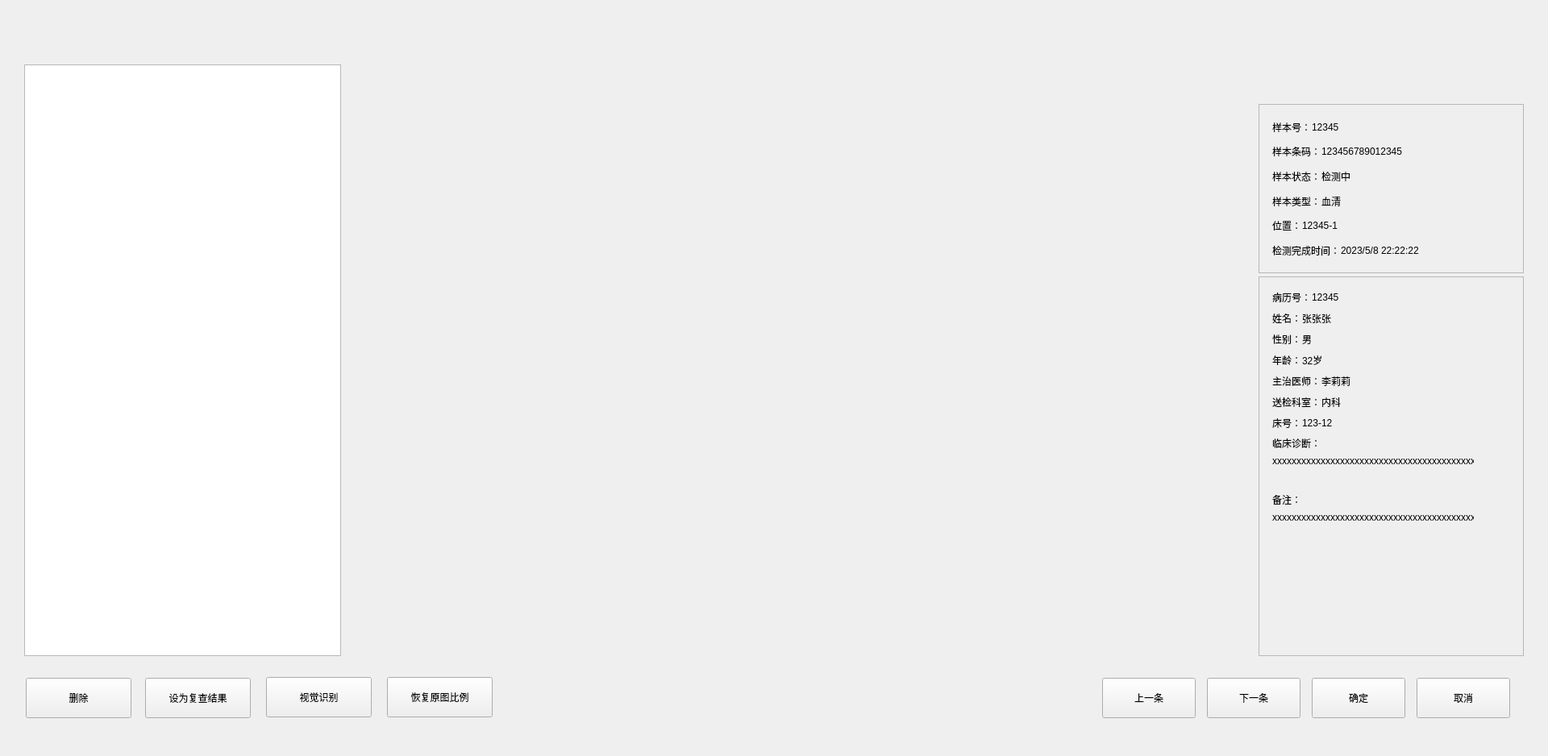
<?xml version="1.0" encoding="UTF-8"?>
<ui version="4.0">
 <class>ItemResultDetailDlg</class>
 <widget class="BaseDlg" name="ItemResultDetailDlg">
  <property name="geometry">
   <rect>
    <x>0</x>
    <y>0</y>
    <width>1920</width>
    <height>938</height>
   </rect>
  </property>
  <property name="windowTitle">
   <string>ItemResultDetailDlg</string>
  </property>
  <widget class="QTableWidget" name="AssayResTbl">
   <property name="geometry">
    <rect>
     <x>30</x>
     <y>80</y>
     <width>393</width>
     <height>734</height>
    </rect>
   </property>
   <property name="showGrid">
    <bool>false</bool>
   </property>
   <attribute name="horizontalHeaderHighlightSections">
    <bool>false</bool>
   </attribute>
   <attribute name="verticalHeaderDefaultSectionSize">
    <number>46</number>
   </attribute>
  </widget>
  <widget class="QStackedWidget" name="AssayDetailStkWgt">
   <property name="geometry">
    <rect>
     <x>427</x>
     <y>80</y>
     <width>1130</width>
     <height>746</height>
    </rect>
   </property>
   <property name="tabs" stdset="0">
    <string>sub</string>
   </property>
  </widget>
  <widget class="QFrame" name="PatienInfoFrame">
   <property name="geometry">
    <rect>
     <x>1561</x>
     <y>343</y>
     <width>329</width>
     <height>471</height>
    </rect>
   </property>
   <property name="frameShape">
    <enum>QFrame::StyledPanel</enum>
   </property>
   <property name="frameShadow">
    <enum>QFrame::Raised</enum>
   </property>
   <property name="borders" stdset="0">
    <string>all</string>
   </property>
   <property name="bks" stdset="0">
    <string>gray</string>
   </property>
   <layout class="QVBoxLayout" name="verticalLayout_4">
    <property name="leftMargin">
     <number>16</number>
    </property>
    <property name="topMargin">
     <number>15</number>
    </property>
    <property name="rightMargin">
     <number>0</number>
    </property>
    <property name="bottomMargin">
     <number>15</number>
    </property>
    <item>
     <layout class="QHBoxLayout" name="horizontalLayout_6">
      <property name="spacing">
       <number>1</number>
      </property>
      <item>
       <widget class="QLabel" name="CaseNoLab">
        <property name="text">
         <string>病历号：</string>
        </property>
        <property name="alignment">
         <set>Qt::AlignLeading|Qt::AlignLeft|Qt::AlignVCenter</set>
        </property>
       </widget>
      </item>
      <item>
       <widget class="QLabel" name="CaseNoValLab">
        <property name="text">
         <string>12345</string>
        </property>
        <property name="alignment">
         <set>Qt::AlignLeading|Qt::AlignLeft|Qt::AlignVCenter</set>
        </property>
       </widget>
      </item>
      <item>
       <spacer name="horizontalSpacer_6">
        <property name="orientation">
         <enum>Qt::Horizontal</enum>
        </property>
        <property name="sizeHint" stdset="0">
         <size>
          <width>40</width>
          <height>20</height>
         </size>
        </property>
       </spacer>
      </item>
     </layout>
    </item>
    <item>
     <layout class="QHBoxLayout" name="horizontalLayout_7">
      <property name="spacing">
       <number>1</number>
      </property>
      <item>
       <widget class="QLabel" name="NameLab">
        <property name="text">
         <string>姓名：</string>
        </property>
        <property name="alignment">
         <set>Qt::AlignLeading|Qt::AlignLeft|Qt::AlignVCenter</set>
        </property>
       </widget>
      </item>
      <item>
       <widget class="QLabel" name="NameValLab">
        <property name="text">
         <string>张张张</string>
        </property>
        <property name="alignment">
         <set>Qt::AlignLeading|Qt::AlignLeft|Qt::AlignVCenter</set>
        </property>
       </widget>
      </item>
      <item>
       <spacer name="horizontalSpacer_7">
        <property name="orientation">
         <enum>Qt::Horizontal</enum>
        </property>
        <property name="sizeHint" stdset="0">
         <size>
          <width>40</width>
          <height>20</height>
         </size>
        </property>
       </spacer>
      </item>
     </layout>
    </item>
    <item>
     <layout class="QHBoxLayout" name="horizontalLayout_8">
      <property name="spacing">
       <number>1</number>
      </property>
      <item>
       <widget class="QLabel" name="GenderLab">
        <property name="text">
         <string>性别：</string>
        </property>
        <property name="alignment">
         <set>Qt::AlignLeading|Qt::AlignLeft|Qt::AlignVCenter</set>
        </property>
       </widget>
      </item>
      <item>
       <widget class="QLabel" name="GenderValLab">
        <property name="text">
         <string>男</string>
        </property>
        <property name="alignment">
         <set>Qt::AlignLeading|Qt::AlignLeft|Qt::AlignVCenter</set>
        </property>
       </widget>
      </item>
      <item>
       <spacer name="horizontalSpacer_8">
        <property name="orientation">
         <enum>Qt::Horizontal</enum>
        </property>
        <property name="sizeHint" stdset="0">
         <size>
          <width>40</width>
          <height>20</height>
         </size>
        </property>
       </spacer>
      </item>
     </layout>
    </item>
    <item>
     <layout class="QHBoxLayout" name="horizontalLayout_9">
      <property name="spacing">
       <number>1</number>
      </property>
      <item>
       <widget class="QLabel" name="AgeLab">
        <property name="text">
         <string>年龄：</string>
        </property>
        <property name="alignment">
         <set>Qt::AlignLeading|Qt::AlignLeft|Qt::AlignVCenter</set>
        </property>
       </widget>
      </item>
      <item>
       <widget class="QLabel" name="AgeValLab">
        <property name="text">
         <string>32岁</string>
        </property>
        <property name="alignment">
         <set>Qt::AlignLeading|Qt::AlignLeft|Qt::AlignVCenter</set>
        </property>
       </widget>
      </item>
      <item>
       <spacer name="horizontalSpacer_9">
        <property name="orientation">
         <enum>Qt::Horizontal</enum>
        </property>
        <property name="sizeHint" stdset="0">
         <size>
          <width>40</width>
          <height>20</height>
         </size>
        </property>
       </spacer>
      </item>
     </layout>
    </item>
    <item>
     <layout class="QHBoxLayout" name="horizontalLayout_10">
      <property name="spacing">
       <number>1</number>
      </property>
      <item>
       <widget class="QLabel" name="VisitingDoctorLab">
        <property name="text">
         <string>主治医师：</string>
        </property>
        <property name="alignment">
         <set>Qt::AlignLeading|Qt::AlignLeft|Qt::AlignVCenter</set>
        </property>
       </widget>
      </item>
      <item>
       <widget class="QLabel" name="VisitingDoctorValLab">
        <property name="text">
         <string>李莉莉</string>
        </property>
        <property name="alignment">
         <set>Qt::AlignLeading|Qt::AlignLeft|Qt::AlignVCenter</set>
        </property>
       </widget>
      </item>
      <item>
       <spacer name="horizontalSpacer_10">
        <property name="orientation">
         <enum>Qt::Horizontal</enum>
        </property>
        <property name="sizeHint" stdset="0">
         <size>
          <width>40</width>
          <height>20</height>
         </size>
        </property>
       </spacer>
      </item>
     </layout>
    </item>
    <item>
     <layout class="QHBoxLayout" name="horizontalLayout_11">
      <property name="spacing">
       <number>1</number>
      </property>
      <item>
       <widget class="QLabel" name="DepartmentLab">
        <property name="text">
         <string>送检科室：</string>
        </property>
        <property name="alignment">
         <set>Qt::AlignLeading|Qt::AlignLeft|Qt::AlignVCenter</set>
        </property>
       </widget>
      </item>
      <item>
       <widget class="QLabel" name="DepartmentValLab">
        <property name="text">
         <string>内科</string>
        </property>
        <property name="alignment">
         <set>Qt::AlignLeading|Qt::AlignLeft|Qt::AlignVCenter</set>
        </property>
       </widget>
      </item>
      <item>
       <spacer name="horizontalSpacer_11">
        <property name="orientation">
         <enum>Qt::Horizontal</enum>
        </property>
        <property name="sizeHint" stdset="0">
         <size>
          <width>40</width>
          <height>20</height>
         </size>
        </property>
       </spacer>
      </item>
     </layout>
    </item>
    <item>
     <layout class="QHBoxLayout" name="horizontalLayout_12">
      <property name="spacing">
       <number>1</number>
      </property>
      <item>
       <widget class="QLabel" name="BedNoLab">
        <property name="text">
         <string>床号：</string>
        </property>
        <property name="alignment">
         <set>Qt::AlignLeading|Qt::AlignLeft|Qt::AlignVCenter</set>
        </property>
       </widget>
      </item>
      <item>
       <widget class="QLabel" name="BedNoValLab">
        <property name="text">
         <string>123-12</string>
        </property>
        <property name="alignment">
         <set>Qt::AlignLeading|Qt::AlignLeft|Qt::AlignVCenter</set>
        </property>
       </widget>
      </item>
      <item>
       <spacer name="horizontalSpacer_12">
        <property name="orientation">
         <enum>Qt::Horizontal</enum>
        </property>
        <property name="sizeHint" stdset="0">
         <size>
          <width>40</width>
          <height>20</height>
         </size>
        </property>
       </spacer>
      </item>
     </layout>
    </item>
    <item>
     <layout class="QVBoxLayout" name="verticalLayout_2">
      <item>
       <widget class="QLabel" name="DiagNosisLab">
        <property name="text">
         <string>临床诊断：</string>
        </property>
        <property name="alignment">
         <set>Qt::AlignLeading|Qt::AlignLeft|Qt::AlignTop</set>
        </property>
       </widget>
      </item>
      <item>
       <widget class="QLabel" name="DiagNosisValLab">
        <property name="minimumSize">
         <size>
          <width>250</width>
          <height>40</height>
         </size>
        </property>
        <property name="maximumSize">
         <size>
          <width>250</width>
          <height>100</height>
         </size>
        </property>
        <property name="text">
         <string>xxxxxxxxxxxxxxxxxxxxxxxxxxxxxxxxxxxxxxxxxxxxxx</string>
        </property>
        <property name="alignment">
         <set>Qt::AlignLeading|Qt::AlignLeft|Qt::AlignTop</set>
        </property>
        <property name="wordWrap">
         <bool>true</bool>
        </property>
       </widget>
      </item>
     </layout>
    </item>
    <item>
     <layout class="QVBoxLayout" name="verticalLayout_3">
      <item>
       <widget class="QLabel" name="RemarkLab">
        <property name="text">
         <string>备注：</string>
        </property>
        <property name="alignment">
         <set>Qt::AlignLeading|Qt::AlignLeft|Qt::AlignTop</set>
        </property>
       </widget>
      </item>
      <item>
       <widget class="QLabel" name="RemarkValLab">
        <property name="minimumSize">
         <size>
          <width>250</width>
          <height>40</height>
         </size>
        </property>
        <property name="maximumSize">
         <size>
          <width>250</width>
          <height>100</height>
         </size>
        </property>
        <property name="text">
         <string>xxxxxxxxxxxxxxxxxxxxxxxxxxxxxxxxxxxxxxxxxxxxxxxxxxxxxxxxxxxxxxxx</string>
        </property>
        <property name="alignment">
         <set>Qt::AlignLeading|Qt::AlignLeft|Qt::AlignTop</set>
        </property>
        <property name="wordWrap">
         <bool>true</bool>
        </property>
       </widget>
      </item>
     </layout>
    </item>
    <item>
     <spacer name="verticalSpacer">
      <property name="orientation">
       <enum>Qt::Vertical</enum>
      </property>
      <property name="sizeHint" stdset="0">
       <size>
        <width>20</width>
        <height>40</height>
       </size>
      </property>
     </spacer>
    </item>
   </layout>
  </widget>
  <widget class="QPushButton" name="PrevBtn">
   <property name="geometry">
    <rect>
     <x>1367</x>
     <y>841</y>
     <width>116</width>
     <height>50</height>
    </rect>
   </property>
   <property name="text">
    <string>上一条</string>
   </property>
   <property name="buttons" stdset="0">
    <string>btn_dlg</string>
   </property>
  </widget>
  <widget class="QPushButton" name="NextBtn">
   <property name="geometry">
    <rect>
     <x>1497</x>
     <y>841</y>
     <width>116</width>
     <height>50</height>
    </rect>
   </property>
   <property name="text">
    <string>下一条</string>
   </property>
   <property name="buttons" stdset="0">
    <string>btn_dlg</string>
   </property>
  </widget>
  <widget class="QPushButton" name="DelBtn">
   <property name="geometry">
    <rect>
     <x>32</x>
     <y>841</y>
     <width>131</width>
     <height>50</height>
    </rect>
   </property>
   <property name="text">
    <string>删除</string>
   </property>
   <property name="buttons" stdset="0">
    <string>btn_dlg</string>
   </property>
  </widget>
  <widget class="QPushButton" name="SaveBtn">
   <property name="geometry">
    <rect>
     <x>1627</x>
     <y>841</y>
     <width>116</width>
     <height>50</height>
    </rect>
   </property>
   <property name="text">
    <string>确定</string>
   </property>
   <property name="buttons" stdset="0">
    <string>btn_dlg</string>
   </property>
  </widget>
  <widget class="QPushButton" name="CloseBtn">
   <property name="geometry">
    <rect>
     <x>1757</x>
     <y>841</y>
     <width>116</width>
     <height>50</height>
    </rect>
   </property>
   <property name="text">
    <string>取消</string>
   </property>
   <property name="buttons" stdset="0">
    <string>btn_dlg</string>
   </property>
  </widget>
  <widget class="QFrame" name="line_h">
   <property name="geometry">
    <rect>
     <x>30</x>
     <y>80</y>
     <width>393</width>
     <height>1</height>
    </rect>
   </property>
   <property name="frameShape">
    <enum>QFrame::StyledPanel</enum>
   </property>
   <property name="frameShadow">
    <enum>QFrame::Raised</enum>
   </property>
   <property name="lines" stdset="0">
    <string>solid</string>
   </property>
  </widget>
  <widget class="QFrame" name="line_v_1">
   <property name="geometry">
    <rect>
     <x>30</x>
     <y>80</y>
     <width>1</width>
     <height>734</height>
    </rect>
   </property>
   <property name="frameShape">
    <enum>QFrame::StyledPanel</enum>
   </property>
   <property name="frameShadow">
    <enum>QFrame::Raised</enum>
   </property>
   <property name="lines" stdset="0">
    <string>solid</string>
   </property>
  </widget>
  <widget class="QFrame" name="line_h_2">
   <property name="geometry">
    <rect>
     <x>30</x>
     <y>813</y>
     <width>393</width>
     <height>1</height>
    </rect>
   </property>
   <property name="frameShape">
    <enum>QFrame::StyledPanel</enum>
   </property>
   <property name="frameShadow">
    <enum>QFrame::Raised</enum>
   </property>
   <property name="lines" stdset="0">
    <string>solid</string>
   </property>
  </widget>
  <widget class="QFrame" name="line_v_2">
   <property name="geometry">
    <rect>
     <x>422</x>
     <y>80</y>
     <width>1</width>
     <height>734</height>
    </rect>
   </property>
   <property name="frameShape">
    <enum>QFrame::StyledPanel</enum>
   </property>
   <property name="frameShadow">
    <enum>QFrame::Raised</enum>
   </property>
   <property name="lines" stdset="0">
    <string>solid</string>
   </property>
  </widget>
  <widget class="QPushButton" name="reset_curve">
   <property name="geometry">
    <rect>
     <x>480</x>
     <y>840</y>
     <width>131</width>
     <height>50</height>
    </rect>
   </property>
   <property name="text">
    <string>恢复原图比例</string>
   </property>
   <property name="buttons" stdset="0">
    <string>btn_dlg</string>
   </property>
  </widget>
  <widget class="QFrame" name="frame">
   <property name="geometry">
    <rect>
     <x>1561</x>
     <y>129</y>
     <width>329</width>
     <height>210</height>
    </rect>
   </property>
   <property name="frameShape">
    <enum>QFrame::StyledPanel</enum>
   </property>
   <property name="frameShadow">
    <enum>QFrame::Raised</enum>
   </property>
   <property name="borders" stdset="0">
    <string>all</string>
   </property>
   <property name="bks" stdset="0">
    <string>gray</string>
   </property>
   <layout class="QVBoxLayout" name="verticalLayout">
    <property name="leftMargin">
     <number>16</number>
    </property>
    <property name="topMargin">
     <number>15</number>
    </property>
    <property name="rightMargin">
     <number>0</number>
    </property>
    <property name="bottomMargin">
     <number>15</number>
    </property>
    <item>
     <layout class="QHBoxLayout" name="horizontalLayout">
      <property name="spacing">
       <number>1</number>
      </property>
      <item>
       <widget class="QLabel" name="SampNoLab">
        <property name="text">
         <string>样本号：</string>
        </property>
        <property name="alignment">
         <set>Qt::AlignLeading|Qt::AlignLeft|Qt::AlignVCenter</set>
        </property>
       </widget>
      </item>
      <item>
       <widget class="QLabel" name="SampNoValLab">
        <property name="text">
         <string>12345</string>
        </property>
        <property name="alignment">
         <set>Qt::AlignLeading|Qt::AlignLeft|Qt::AlignVCenter</set>
        </property>
       </widget>
      </item>
      <item>
       <spacer name="horizontalSpacer">
        <property name="orientation">
         <enum>Qt::Horizontal</enum>
        </property>
        <property name="sizeHint" stdset="0">
         <size>
          <width>40</width>
          <height>20</height>
         </size>
        </property>
       </spacer>
      </item>
     </layout>
    </item>
    <item>
     <layout class="QHBoxLayout" name="horizontalLayout_2">
      <property name="spacing">
       <number>1</number>
      </property>
      <item>
       <widget class="QLabel" name="BarcodeLab">
        <property name="text">
         <string>样本条码：</string>
        </property>
        <property name="alignment">
         <set>Qt::AlignLeading|Qt::AlignLeft|Qt::AlignVCenter</set>
        </property>
       </widget>
      </item>
      <item>
       <widget class="QLabel" name="BarcodeValLab">
        <property name="text">
         <string>123456789012345</string>
        </property>
        <property name="alignment">
         <set>Qt::AlignLeading|Qt::AlignLeft|Qt::AlignVCenter</set>
        </property>
       </widget>
      </item>
      <item>
       <spacer name="horizontalSpacer_2">
        <property name="orientation">
         <enum>Qt::Horizontal</enum>
        </property>
        <property name="sizeHint" stdset="0">
         <size>
          <width>40</width>
          <height>20</height>
         </size>
        </property>
       </spacer>
      </item>
     </layout>
    </item>
    <item>
     <layout class="QHBoxLayout" name="horizontalLayout_3">
      <property name="spacing">
       <number>1</number>
      </property>
      <item>
       <widget class="QLabel" name="label">
        <property name="text">
         <string>样本状态：</string>
        </property>
       </widget>
      </item>
      <item>
       <widget class="QLabel" name="label_2">
        <property name="text">
         <string>检测中</string>
        </property>
       </widget>
      </item>
      <item>
       <spacer name="horizontalSpacer_3">
        <property name="orientation">
         <enum>Qt::Horizontal</enum>
        </property>
        <property name="sizeHint" stdset="0">
         <size>
          <width>40</width>
          <height>20</height>
         </size>
        </property>
       </spacer>
      </item>
     </layout>
    </item>
    <item>
     <layout class="QHBoxLayout" name="horizontalLayout_4">
      <property name="spacing">
       <number>1</number>
      </property>
      <item>
       <widget class="QLabel" name="label_3">
        <property name="text">
         <string>样本类型：</string>
        </property>
       </widget>
      </item>
      <item>
       <widget class="QLabel" name="label_4">
        <property name="text">
         <string>血清</string>
        </property>
       </widget>
      </item>
      <item>
       <spacer name="horizontalSpacer_4">
        <property name="orientation">
         <enum>Qt::Horizontal</enum>
        </property>
        <property name="sizeHint" stdset="0">
         <size>
          <width>40</width>
          <height>20</height>
         </size>
        </property>
       </spacer>
      </item>
     </layout>
    </item>
    <item>
     <layout class="QHBoxLayout" name="horizontalLayout_5">
      <property name="spacing">
       <number>1</number>
      </property>
      <item>
       <widget class="QLabel" name="label_5">
        <property name="text">
         <string>位置：</string>
        </property>
       </widget>
      </item>
      <item>
       <widget class="QLabel" name="label_6">
        <property name="text">
         <string>12345-1</string>
        </property>
       </widget>
      </item>
      <item>
       <spacer name="horizontalSpacer_5">
        <property name="orientation">
         <enum>Qt::Horizontal</enum>
        </property>
        <property name="sizeHint" stdset="0">
         <size>
          <width>40</width>
          <height>20</height>
         </size>
        </property>
       </spacer>
      </item>
     </layout>
    </item>
    <item>
     <layout class="QHBoxLayout" name="horizontalLayout_13">
      <property name="spacing">
       <number>1</number>
      </property>
      <item>
       <widget class="QLabel" name="label_7">
        <property name="text">
         <string>检测完成时间：</string>
        </property>
       </widget>
      </item>
      <item>
       <widget class="QLabel" name="label_endtime">
        <property name="text">
         <string notr="true">2023/5/8 22:22:22</string>
        </property>
       </widget>
      </item>
      <item>
       <spacer name="horizontalSpacer_13">
        <property name="orientation">
         <enum>Qt::Horizontal</enum>
        </property>
        <property name="sizeHint" stdset="0">
         <size>
          <width>40</width>
          <height>20</height>
         </size>
        </property>
       </spacer>
      </item>
     </layout>
    </item>
   </layout>
  </widget>
  <widget class="QPushButton" name="recheck_set">
   <property name="geometry">
    <rect>
     <x>180</x>
     <y>841</y>
     <width>131</width>
     <height>50</height>
    </rect>
   </property>
   <property name="text">
    <string>设为复查结果</string>
   </property>
   <property name="buttons" stdset="0">
    <string>btn_dlg</string>
   </property>
  </widget>
  <widget class="QPushButton" name="recheck_aiscan">
   <property name="geometry">
    <rect>
     <x>330</x>
     <y>840</y>
     <width>131</width>
     <height>50</height>
    </rect>
   </property>
   <property name="text">
    <string>视觉识别</string>
   </property>
   <property name="buttons" stdset="0">
    <string>btn_dlg</string>
   </property>
  </widget>
 </widget>
 <layoutdefault spacing="6" margin="11"/>
 <customwidgets>
  <customwidget>
   <class>BaseDlg</class>
   <extends>QWidget</extends>
   <header>shared/basedlg.h</header>
   <container>1</container>
  </customwidget>
 </customwidgets>
 <resources/>
 <connections/>
</ui>
